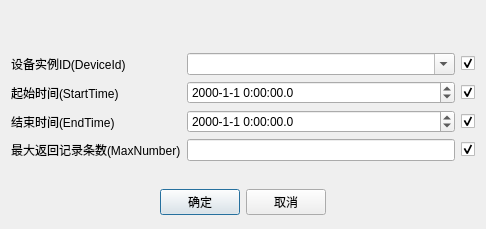
<?xml version="1.0" encoding="UTF-8"?>
<ui version="4.0">
 <class>CTcpEdgeTestHisDeviceDlg</class>
 <widget class="QDialog" name="CTcpEdgeTestHisDeviceDlg">
  <property name="geometry">
   <rect>
    <x>0</x>
    <y>0</y>
    <width>486</width>
    <height>229</height>
   </rect>
  </property>
  <property name="sizePolicy">
   <sizepolicy hsizetype="Expanding" vsizetype="Expanding">
    <horstretch>0</horstretch>
    <verstretch>0</verstretch>
   </sizepolicy>
  </property>
  <property name="windowTitle">
   <string>连接</string>
  </property>
  <layout class="QGridLayout" name="gridLayout">
   <property name="margin">
    <number>0</number>
   </property>
   <item row="3" column="0">
    <layout class="QHBoxLayout" name="horizontalLayout">
     <property name="margin">
      <number>11</number>
     </property>
     <item>
      <spacer name="horizontalSpacer">
       <property name="orientation">
        <enum>Qt::Horizontal</enum>
       </property>
       <property name="sizeHint" stdset="0">
        <size>
         <width>40</width>
         <height>20</height>
        </size>
       </property>
      </spacer>
     </item>
     <item>
      <widget class="QPushButton" name="btnOK">
       <property name="text">
        <string>确定</string>
       </property>
      </widget>
     </item>
     <item>
      <widget class="QPushButton" name="btnCancel">
       <property name="text">
        <string>取消</string>
       </property>
      </widget>
     </item>
     <item>
      <spacer name="horizontalSpacer_2">
       <property name="orientation">
        <enum>Qt::Horizontal</enum>
       </property>
       <property name="sizeHint" stdset="0">
        <size>
         <width>40</width>
         <height>20</height>
        </size>
       </property>
      </spacer>
     </item>
    </layout>
   </item>
   <item row="0" column="0">
    <layout class="QHBoxLayout" name="horizontalLayout_3">
     <item>
      <widget class="QWidget" name="title" native="true">
       <property name="minimumSize">
        <size>
         <width>0</width>
         <height>36</height>
        </size>
       </property>
       <property name="maximumSize">
        <size>
         <width>16777215</width>
         <height>36</height>
        </size>
       </property>
       <layout class="QHBoxLayout" name="horizontalLayout_4">
        <property name="margin">
         <number>0</number>
        </property>
        <item>
         <widget class="QLabel" name="titleName">
          <property name="text">
           <string/>
          </property>
         </widget>
        </item>
        <item>
         <spacer name="horizontalSpacer_3">
          <property name="orientation">
           <enum>Qt::Horizontal</enum>
          </property>
          <property name="sizeHint" stdset="0">
           <size>
            <width>255</width>
            <height>11</height>
           </size>
          </property>
         </spacer>
        </item>
       </layout>
      </widget>
     </item>
    </layout>
   </item>
   <item row="1" column="0">
    <layout class="QGridLayout" name="gridLayout_2">
     <property name="margin">
      <number>11</number>
     </property>
     <item row="1" column="1">
      <widget class="QDateTimeEdit" name="_StartTime_">
       <property name="minimumDate">
        <date>
         <year>1970</year>
         <month>1</month>
         <day>1</day>
        </date>
       </property>
       <property name="currentSection">
        <enum>QDateTimeEdit::YearSection</enum>
       </property>
       <property name="displayFormat">
        <string>yyyy-M-d H:mm:ss.z</string>
       </property>
       <property name="timeSpec">
        <enum>Qt::LocalTime</enum>
       </property>
      </widget>
     </item>
     <item row="0" column="1">
      <widget class="QComboBox" name="_DeviceId_">
       <property name="sizePolicy">
        <sizepolicy hsizetype="Expanding" vsizetype="Fixed">
         <horstretch>0</horstretch>
         <verstretch>0</verstretch>
        </sizepolicy>
       </property>
       <property name="editable">
        <bool>true</bool>
       </property>
      </widget>
     </item>
     <item row="1" column="0">
      <widget class="QLabel" name="label_4">
       <property name="text">
        <string>起始时间(StartTime)</string>
       </property>
      </widget>
     </item>
     <item row="2" column="0">
      <widget class="QLabel" name="label_5">
       <property name="text">
        <string>结束时间(EndTime)</string>
       </property>
      </widget>
     </item>
     <item row="0" column="0">
      <widget class="QLabel" name="labelServiceId">
       <property name="text">
        <string>设备实例ID(DeviceId)</string>
       </property>
      </widget>
     </item>
     <item row="2" column="1">
      <widget class="QDateTimeEdit" name="_EndTime_">
       <property name="minimumDate">
        <date>
         <year>1970</year>
         <month>1</month>
         <day>1</day>
        </date>
       </property>
       <property name="currentSection">
        <enum>QDateTimeEdit::YearSection</enum>
       </property>
       <property name="displayFormat">
        <string>yyyy-M-d H:mm:ss.z</string>
       </property>
       <property name="timeSpec">
        <enum>Qt::LocalTime</enum>
       </property>
      </widget>
     </item>
     <item row="3" column="2">
      <widget class="QCheckBox" name="__MaxNumber__">
       <property name="text">
        <string/>
       </property>
       <property name="checked">
        <bool>true</bool>
       </property>
      </widget>
     </item>
     <item row="2" column="2">
      <widget class="QCheckBox" name="__EndTime__">
       <property name="text">
        <string/>
       </property>
       <property name="checked">
        <bool>true</bool>
       </property>
      </widget>
     </item>
     <item row="0" column="2">
      <widget class="QCheckBox" name="__DeviceId__">
       <property name="text">
        <string/>
       </property>
       <property name="checked">
        <bool>true</bool>
       </property>
      </widget>
     </item>
     <item row="1" column="2">
      <widget class="QCheckBox" name="__StartTime__">
       <property name="text">
        <string/>
       </property>
       <property name="checked">
        <bool>true</bool>
       </property>
      </widget>
     </item>
     <item row="3" column="0">
      <widget class="QLabel" name="label_7">
       <property name="text">
        <string>最大返回记录条数(MaxNumber)</string>
       </property>
      </widget>
     </item>
     <item row="3" column="1">
      <widget class="QLineEdit" name="_MaxNumber_"/>
     </item>
    </layout>
   </item>
  </layout>
 </widget>
 <resources>
  <include location="../../../../TcpEdgeServer/TcpEdgeServer.qrc"/>
 </resources>
 <connections>
  <connection>
   <sender>btnOK</sender>
   <signal>clicked()</signal>
   <receiver>CTcpEdgeTestHisDeviceDlg</receiver>
   <slot>accept()</slot>
   <hints>
    <hint type="sourcelabel">
     <x>351</x>
     <y>38</y>
    </hint>
    <hint type="destinationlabel">
     <x>233</x>
     <y>29</y>
    </hint>
   </hints>
  </connection>
  <connection>
   <sender>btnCancel</sender>
   <signal>clicked()</signal>
   <receiver>CTcpEdgeTestHisDeviceDlg</receiver>
   <slot>reject()</slot>
   <hints>
    <hint type="sourcelabel">
     <x>330</x>
     <y>66</y>
    </hint>
    <hint type="destinationlabel">
     <x>197</x>
     <y>125</y>
    </hint>
   </hints>
  </connection>
 </connections>
</ui>
